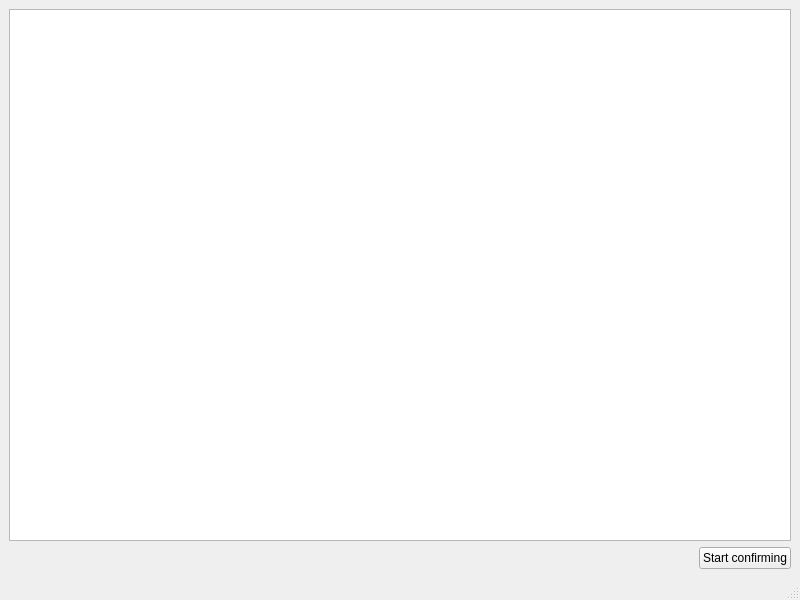
<?xml version="1.0" encoding="UTF-8"?>
<ui version="4.0">
 <class>MainWindow</class>
 <widget class="QMainWindow" name="MainWindow">
  <property name="geometry">
   <rect>
    <x>0</x>
    <y>0</y>
    <width>800</width>
    <height>600</height>
   </rect>
  </property>
  <property name="windowTitle">
   <string>MainWindow</string>
  </property>
  <widget class="QWidget" name="centralwidget">
   <layout class="QVBoxLayout" name="verticalLayout">
    <item>
     <widget class="QListWidget" name="listWidget"/>
    </item>
    <item>
     <layout class="QHBoxLayout" name="horizontalLayout">
      <item>
       <spacer name="horizontalSpacer">
        <property name="orientation">
         <enum>Qt::Horizontal</enum>
        </property>
        <property name="sizeHint" stdset="0">
         <size>
          <width>40</width>
          <height>20</height>
         </size>
        </property>
       </spacer>
      </item>
      <item>
       <widget class="QPushButton" name="pushButton">
        <property name="text">
         <string>Start confirming</string>
        </property>
       </widget>
      </item>
     </layout>
    </item>
   </layout>
  </widget>
  <widget class="QMenuBar" name="menubar">
   <property name="geometry">
    <rect>
     <x>0</x>
     <y>0</y>
     <width>800</width>
     <height>18</height>
    </rect>
   </property>
  </widget>
  <widget class="QStatusBar" name="statusbar"/>
 </widget>
 <resources/>
 <connections/>
</ui>
